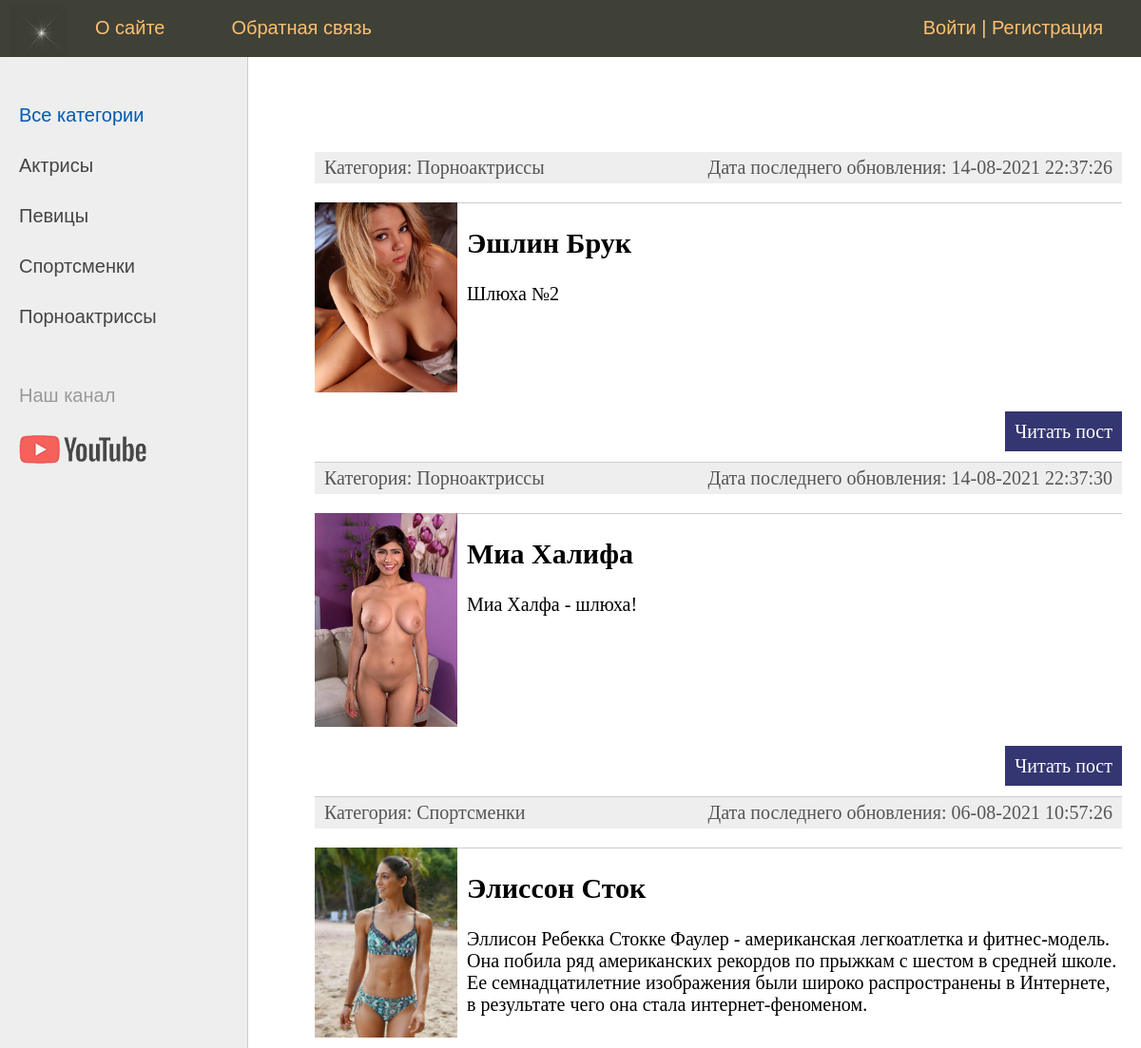
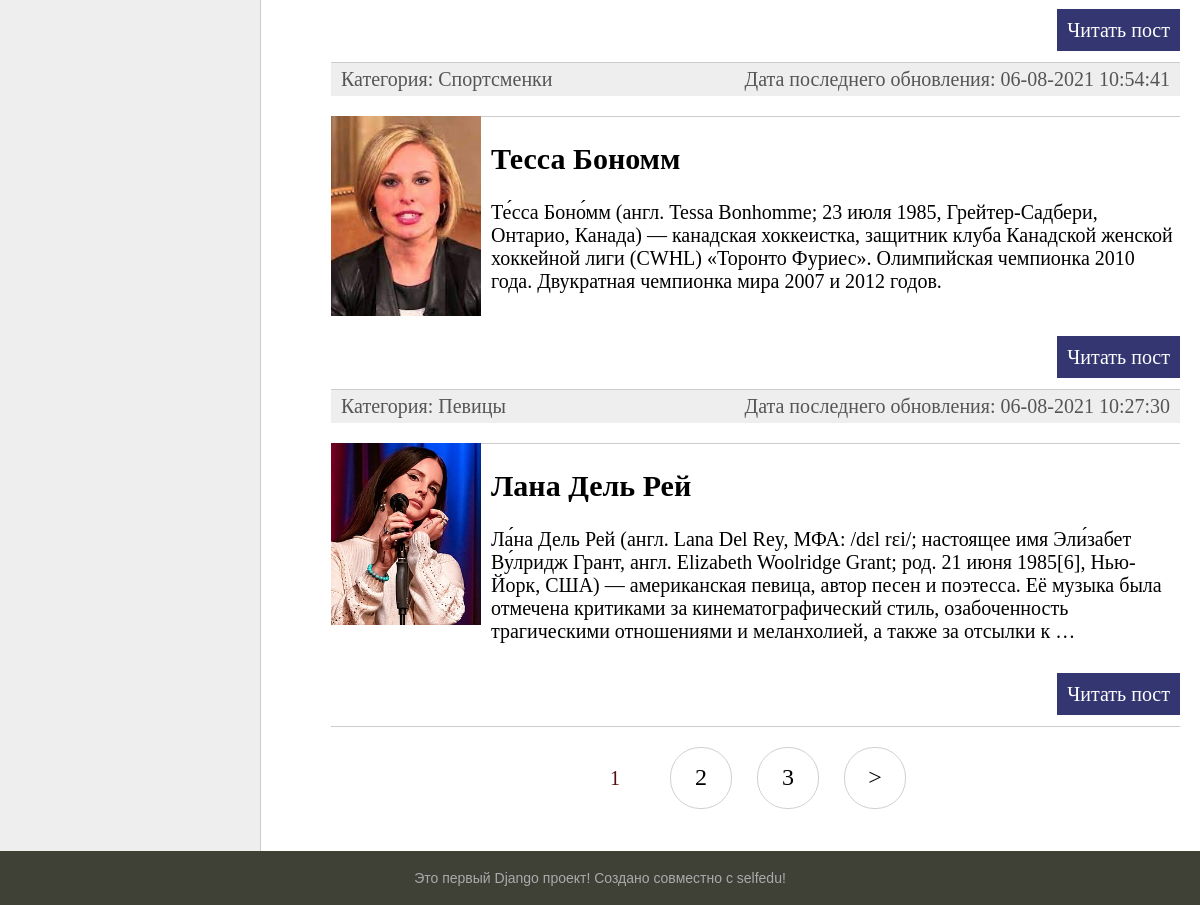
The page / on the database its author committed (2 pictures, top to bottom).
### women/models.py (models this page shows, shortened)
class Category(models.Model):
    name = models.CharField(max_length=255, db_index=True, verbose_name='Название категории')
    slug = models.SlugField(max_length=255, unique=True, db_index=True, verbose_name='URL')
    def get_absolute_url(self):
        return reverse('category', kwargs={'cat_slug': self.slug})
    class Meta:
        verbose_name = 'Категории'
        verbose_name_plural = 'Категории'
        ordering = ['id']

class Women(models.Model):
    title = models.CharField(max_length=255, verbose_name="Заголовок")
    content = models.TextField(blank=True, verbose_name="Текст статьи")
    slug = models.SlugField(max_length=255, unique=True, db_index=True, verbose_name='URL')
    photo = models.ImageField(upload_to="%photos/%Y/%m/%d", verbose_name="Фотокарточка в досье")
    time_create = models.DateTimeField(auto_now_add=True, verbose_name="Последнее изменение")
    time_update = models.DateTimeField(auto_now=True, verbose_name="Дата изменения")
    is_published = models.BooleanField(default=True, verbose_name="Публикация")
    cat = models.ForeignKey('Category', on_delete=models.PROTECT, verbose_name="Категория", related_name='get_posts')
    def get_absolute_url(self):
        return reverse('post', kwargs={'post_slug': self.slug})
    class Meta:
        verbose_name = 'Известная женщина'
        verbose_name_plural = 'Известные женщины'
        ordering = ['-time_create']

### women/views.py (the view)
# urls.py: path('', WomenHome.as_view(), name='home'),
class WomenHome(DataMixin, ListView):
    model = Women
    context_object_name = 'posts'
    template_name = 'women/index.html'
    def get_context_data(self, *, object_list=None, **kwargs):
        context = super().get_context_data(**kwargs)
        c_def = self.get_user_context(title='Главная страница')
        return {**context, **c_def}
    def get_queryset(self):
        return Women.objects.filter(is_published=True).select_related('cat')

### women/templatetags/women_tags.py (called while the page is built)
@register.inclusion_tag("women/list_categories.html")
def show_categories(sort=None, cat_selected=0):
    if not sort:
        cats = Category.objects.annotate(count=Count('get_posts'))
    else:
        cats = Category.objects.order_by(sort).annotate(count=Count('get_posts'))
    return {"cats": cats, "cat_selected": cat_selected}

@register.inclusion_tag(takes_context=True, filename="women/list_menu.html")
def show_menu(context, register):
    if register:
        menu = [{'title': 'О сайте', 'url_name': 'about'},
                {'title': 'Добавить страницу', 'url_name': 'addpage'},
                {'title': 'Обратная связь', 'url_name': 'contact'},
                ]
    else:
        menu = [{'title': 'О сайте', 'url_name': 'about'},
                {'title': 'Обратная связь', 'url_name': 'contact'},
                ]
    context["menu"] = menu
    context["register"] = register
    return context

### women/utils.py (called while the page is built)
    def get_user_context(self, **kwargs):
        context = kwargs
        if 'cat_selected' not in kwargs:
            context['cat_selected'] = 0
        context['register'] = False
        if self.request.user.is_authenticated:
            context['register'] = True
        return context

### women/templates/women/index.html (shortened to what this page needs)
{% extends 'women/base.html' %}
{% block content %}
<ul class="list-articles">
    {% for p in posts %}
        {% if p.is_published %}
        <li><div class="article-panel">
             <p class="first">Категория: {{p.cat.name}}</p>
             <p class="last">Дата последнего обновления: {{p.time_update|date:"d-m-Y H:i:s"}}</p>
        </div>
        {% if p.photo %}
            <p> <img class="img-article-left thumb" src="{{ p.photo.url }}">
        {% endif %}
            <li><h2>{{p.title}}</h2>
                {% autoescape on %}
                {{p.content|linebreaks|truncatewords:50}}
                {% endautoescape %}
                <p class="link-read-post"><a href="{{ p.get_absolute_url }}">Читать пост</a></p>
            </li>
        {% endif %}
    {% endfor %}
</ul>
{% endblock %}

### women/templates/women/base.html (shortened to what this page needs)
{% load static %}
{% load women_tags %}
<!DOCTYPE html>
<html>
<head>
	<link type="text/css" href="{% static 'women/css/styles.css' %}" rel="stylesheet" />
</head>
<body>
<table class="table-page" border=0 cellpadding="0" cellspacing="0">
<tr><td valign=top>
{% block mainmenu %}
		<div class="header">
			<ul id="mainmenu" class="mainmenu">
			<li class="logo"><a href="{% url 'home' %}"><div class="logo"></div></a></li>
{% show_menu register%}
			</ul>
		</div>
{% endblock mainmenu %}
<table class="table-content" border=0 cellpadding="0" cellspacing="0">
<tr>
	<td valign="top" class="left-chapters">
	<ul id="leftchapters">
		{% if cat_selected == 0 %}
                   <li class="selected">Все категории</li>
{% else %}
                   <li><a href="{% url 'home' %}">Все категории</a></li>
{% endif %}
{% show_categories sort='pk' cat_selected=cat_selected %}
		<li class="share">
		<p>Наш канал</p>
		<a class="share-yt" href="https://www.youtube.com/channel/UC8orbLFuv8--W3qACaPW-hg" target="_blank" rel="nofollow"></a>
		</li>
	</ul>
</td>
<td valign="top" class="content">
	<div class="content-text">
{% block content %}
{% endblock %}
{% if page_obj.has_other_pages %}
<nav class="list-pages">
    <ul>
        {% for p in paginator.page_range %}
		{% if page_obj.number == p %}
		<li class="page-num page-num-selected">
            {{ p }}
        </li>
		{% elif p >= page_obj.number|add:-2 and p <= page_obj.number|add:2 %}
        <li class="page-num">
            <a href="?page={{ p }}">{{ p }}</a>
        </li>
		{% endif %}
        {% endfor %}
		{% if page_obj.has_next %}
		<li class="page-num">
			<a href="?page={{ page_obj.next_page_number }}">&gt</a>
		</li>
		{% endif %}
    </ul>
</nav>
{% endif %}
	</div>
</td></tr></table>
</td></tr>
<tr><td valign=top>
	<div id="footer">
		<p>Это первый Django проект! Создано совместно с selfedu!</p>
	</div>
</td></tr></table>
</body>
</html>

### women/templates/women/list_menu.html
{% for m in menu %}
			<li><a href="{% url m.url_name %}">{{m.title}}</a></li>
{% endfor %}
	{% if register %}
	<li class="last">{{user.username}} | <a href="{% url 'logout' %}">Выйти</a></li>
	{% else %}
	<li class="last"><a href="{% url 'login' %}">Войти</a> | <a href="{% url 'register' %}">Регистрация</a></li>
	{% endif %}

### women/templates/women/list_categories.html
{% for c in cats %}
    {% if c.count > 0 %}
         {% if c.id == cat_selected %}
                   <li class="selected">{{c.name}}</li>
         {% else %}
                   <li><a href="{{ c.get_absolute_url }}">{{c.name}}</a></li>
         {% endif %}
    {% endif %}
{% endfor %}

### women/static/women/css/styles.css (style rules this page uses)
html, body { font-family: 'Arial'; margin: 0; padding: 0; height: 100%; width: 100%; color: #444; }
a { color: #0059b2; text-decoration: none; }
img { max-width: 600px; height: auto; }
img.img-article-left { max-width: 300px; height: auto; float: left; padding: 0 10px 10px 0; }
img.img-article-left.thumb { max-width: 150px; height: auto; }
p.link-read-post { text-align: right; }
p.link-read-post a { padding: 10px; min-width: 100px; background: #333671; color: #fff; text-decoration: none; }
div.article-panel { background: #eee; padding: 5px 10px 5px 10px; box-sizing: border-box; overflow: hidden; color: #555; }
div.article-panel p.first { margin: 0; float: left; }
div.article-panel p.last { margin: 0; float: right; }
ul.list-articles { list-style: none; margin: 0; padding: 0; }
ul.list-articles li { border-bottom: 1px solid #ccc; }
.table-page { width: 100%; height: 100%; vertical-align: top; }
.table-page tr { height: 100%; }
.header { background: #3F4137; height: 60px; }
.logo { background: url('../images/logo.png') no-repeat 10px 5px; width: 70px; height: 60px; }
ul.mainmenu { list-style: none; margin: 0; padding: 0; height: 60px; color: #fdc073; font-size: 20px; overflow: hidden; }
ul.mainmenu li { float: left; margin: 18px 40px 0 30px; }
ul.mainmenu li.logo { margin: 0; }
ul.mainmenu li.last { float: right; }
ul.mainmenu li a { color: #fdc073; text-decoration: none; }
.table-content { width: 100%; min-height: 100%; height: 100%; }
.left-chapters { margin: 0; background: #eee; border-right: 1px solid #ccc; min-height: 100%; }
.left-chapters ul { width: 230px; min-height: 100%; margin: 0; padding: 20px 10px 10px 20px; list-style: none; font-size: 20px; }
.left-chapters ul li { margin: 30px 0 0 0; color: #999; }
.left-chapters ul li.selected { color: #0059b2; }
.left-chapters ul li a { color: #444; text-decoration: none; }
.left-chapters ul li.share { margin: 60px 0 0 0; }
.left-chapters ul li.share p { margin: 30px 0 30px 0; }
.left-chapters ul li.share a { display: inline-block; width: 40px; height: 40px; margin: 0 20px 0 0; }
.left-chapters ul li.share a.share-yt { width: 100%; height: 30px; background: url('../images/share_yt.png') no-repeat 0 0 }
.content { padding: 40px 20px 20px 40px; width: 100%; box-sizing: border-box; }
.content-text { margin: 60px 0 0 30px; color: #000; font-size: 20px; font-family: Yandex Sans Display Light; }
#footer { box-sizing: border-box; background: #3F4137; padding: 5px; color: #aaa; font-size: 14px; font-family: Verdana, Geneva, Arial, Helvetica; text-align: center; overflow: hidden; }
.list-pages { text-align: center; margin: 0 0 20px 0; }
.list-pages ul { margin: 20px 0 0 0; padding: 0; list-style: none; }
.list-pages ul li { display: inline-block; margin: 0 20px 0 0; }
.list-pages a { color: #000; font-size: 24px; text-decoration: none; }
.list-pages .page-num, .page-num-selected { display: inline-block; width: 60px; height: 44px; padding: 16px 0 0 0; border: 1px solid #d0d0d0; border-radius: 30px; }
.list-pages .page-num-selected { border: none; color: #520e0e; font-size: 20px; }

### rows shown on the page
Category: name "Актрисы"
Category: name "Певицы"
Category: name "Спортсменки"
Category: name "Порноактриссы"
Women: cat.name "Порноактриссы", time_update "14-08-2021 22:37:26", photo (picture), title "Эшлин Брук", content "Шлюха №2"
Women: cat.name "Порноактриссы", time_update "14-08-2021 22:37:30", photo (picture), title "Миа Халифа", content "Миа Халфа - шлюха!"
Women: cat.name "Спортсменки", time_update "06-08-2021 10:57:26", photo (picture), title "Элиссон Сток", content "Эллисон Ребекка Стокке Фаулер - американская легкоатлетка и фитнес-модель. Она побила ряд американских рекордов по прыжкам с шестом в средней школе. Ее семнадцатилетние изображения были широко распространены в Интернете, в результате чего она стала интернет-феноменом."
Women: cat.name "Спортсменки", time_update "06-08-2021 10:54:41", photo (picture), title "Тесса Бономм", content "Те́сса Боно́мм (англ. Tessa Bonhomme; 23 июля 1985, Грейтер-Садбери, Онтарио, Канада) — канадская хоккеистка, защитник клуба Канадской женской хоккейной лиги (CWHL) «Торонто Фуриес». Олимпийская чемпионка 2010 года. Двукратная чемпионка мира 2007 и 2012 годов."
Women: cat.name "Певицы", time_update "06-08-2021 10:27:30", photo (picture), title "Лана Дель Рей", content "Ла́на Дель Рей (англ. Lana Del Rey, МФА: /dɛl rɛi/; настоящее имя Эли́забет Ву́лридж Грант, англ. Elizabeth Woolridge Grant; род. 21 июня 1985[6], Нью-Йорк, США) — американская певица, автор песен и поэтесса. Её музыка была отмечена критиками за кинематографический стиль, озабоченность трагическими отношениями и меланхолией, а также за отсылки к …"

### other values the page prints
{{ m.title }} "О сайте" "Обратная связь"
{{ p }} "1"
{{ p }} "2" "3"
